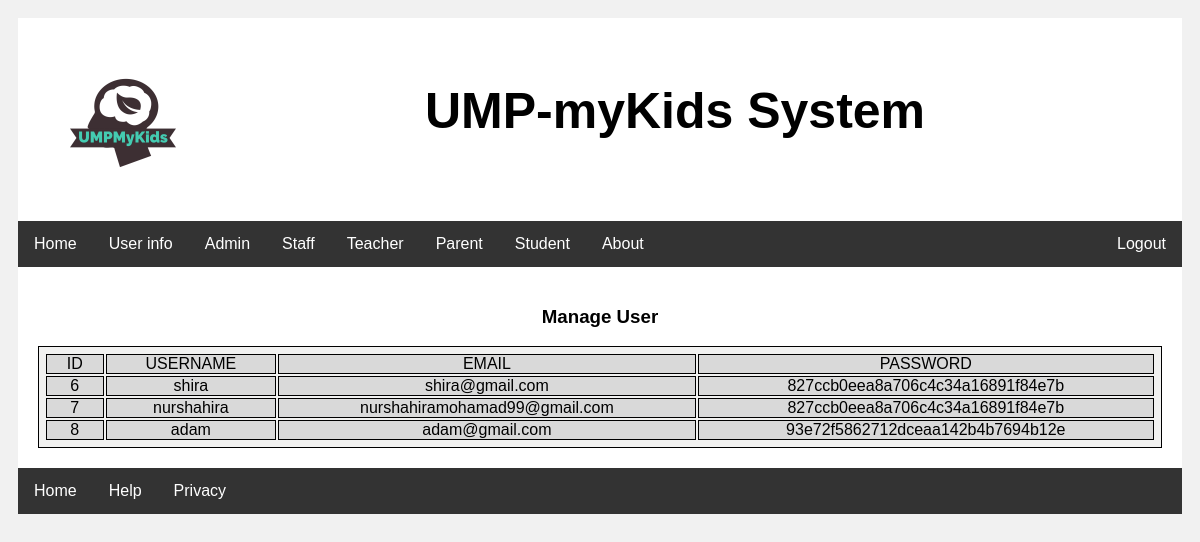
/Modul1/manageuse.php, run on the app's committed database.
### tables this page shows
CREATE TABLE `users` (
  `id` int(11) NOT NULL,
  `username` varchar(255) NOT NULL,
  `email` varchar(255) NOT NULL,
  `password` varchar(255) NOT NULL
);

### Modul1/manageuse.php (the view, shortened to what this page needs)
<?php
include_once 'server.php';
?>
<!DOCTYPE html>
<html lang="en">
<head>
</head>
<body>
<div class="header">
  <img src="http://localhost/Modul1/UMPMyKids-logos_transparent(1).png" width="150px" height="150px" style="float:left">
  <h1>UMP-myKids System</h1>
  <br>
</div>
<div class="topnav">
          <a href="http://localhost/Modul1/Homepage.html">Home</a>
          <a href="User info">User info</a>
          <div class="dropdown">
            <button class="dropbtn">Admin
            </button>
          </div>
          <div class="dropdown">
            <button class="dropbtn">Staff
            </button>
          </div>
         <div class="dropdown">
           <button class="dropbtn">Teacher
           </button>
        </div>
        <div class="dropdown">
          <button class="dropbtn">Parent
          </button>
       </div>
          <a href="Student">Student</a>
          <a href="About">About</a>
          <a href="#" style="float:right">Logout</a>
      </div>
<div class="content">
    <h3>Manage User</h3>
    <table border = "2" width = "100%">
	<tr>
		<td>ID</td>
		<td>USERNAME</td>
		<td>EMAIL</td>
		<td>PASSWORD</td>
	</tr>
	<?php
	$sql = "SELECT * FROM users;";
	$result = mysqli_query($con, $sql);
	$resultCheck = mysqli_num_rows($result);
	if ($resultCheck>0){
		while($row = $result->fetch_assoc()) {
echo "<tr>
				<td>" . $row["id"]. "</td>
				<td>" . $row["username"] . "</td>
				<td>". $row["email"]. "</td>
				<td>". $row["password"]. "</td></tr>";
}
echo "</table>";
}
 else
 {
echo "0 results";
 }
?>
</div>
<footer>
    <div class="bottomnavbar">
        <a href="#home" >Home</a>
        <a href="#help">Help</a>
        <a href="#privacy">Privacy</a>
      </div>
</footer>
</body>
</html>

### Modul1/manageuse.php (style rules this page uses)
* { box-sizing: border-box; }
body { font-family:'Gill Sans', 'Gill Sans MT', Calibri, 'Trebuchet MS', sans-serif; padding: 10px; background: #f1f1f1; }
.header { padding: 30px; text-align: center; background: white; }
.header h1 { font-size: 50px; }
.topnav { overflow: hidden; background-color: #333; }
.topnav a { float: left; font-size: 16px; color: white; text-align: center; padding: 14px 16px; text-decoration: none; }
.dropdown { float: left; overflow: hidden; }
.dropdown .dropbtn { font-size: 16px; border: none; outline: none; color: white; padding: 14px 16px; background-color: inherit; font-family: inherit; margin: 0; }
.content { padding:20px; text-align:center; background: white; }
table { background-color: #f1f1f0; padding: 5px; }
td { background-color: #d9d9d9; padding: 0 10px 0 10px; }
table,th,td { border: 1px solid black; }
.bottomnavbar { overflow: hidden; background-color: #333; }
.bottomnavbar a { float: left; font-size: 16px; color: white; text-align: center; padding: 14px 16px; text-decoration: none; }

### data on the page
users: id "6", username "shira", email "shira@gmail.com", password "827ccb0eea8a706c4c34a16891f84e7b"
users: id "7", username "nurshahira", email "nurshahiramohamad99@gmail.com", password "827ccb0eea8a706c4c34a16891f84e7b"
users: id "8", username "adam", email "adam@gmail.com", password "93e72f5862712dceaa142b4b7694b12e"
